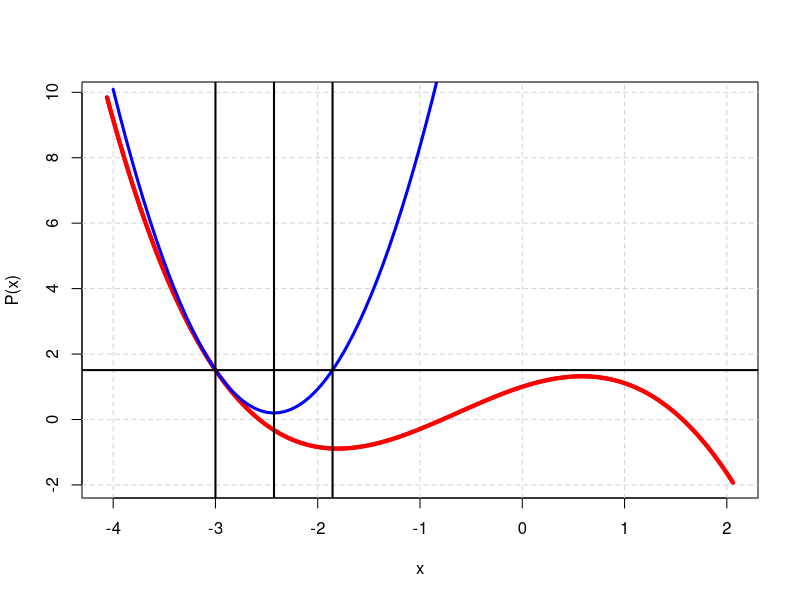

This chart was generated by the following R code: (Note: this script raises an error after producing the figure.)
## ---- chunk 1
library(polynom)
f<-polynomial(c(1,1,-.6,-.3,.01))
plot(f,xlim=c(-4,2), lwd = 4, col = "RED")
g <- deriv(f)
h <- min(solve(g))
fh <- predict(f, h)
gg <- deriv(g)
y <- -3
gp <- predict(g, y)
fp <- predict(f, y)
gy <- polynomial (c(fp - gp * y + 4 * y ^ 2, gp - 8 * y, 4))
fy <- as.function(gy)
curve(fy, from=-4, to = 2, lwd = 3, col = "BLUE", add = TRUE)
abline(v=-3, lwd = 2)
ymin <- solve(deriv(gy))
abline(h=fp, lwd = 2)
yext <- 2 * ymin - y
abline(v=yext, lwd = 2)
abline(v=ymin, lwd = 2)
## ---- chunk 2
data(ekman, package = "smacof")
delta <- as.matrix ((1-ekman) ^ 3)
w <- 1 - diag(14)
m <- 91
delta <- delta / sqrt(m /sum (w * delta ^ 2))
v <- smacofVmatR(w)
## ---- chunk 3
h10 <- smacofRelaxR(w, delta, 2, strategy = 1, xstop = FALSE)
h11 <- smacofRelaxR(w, delta, 2, strategy = 1, xstop = TRUE)
h20 <- smacofRelaxR(w, delta, 2, strategy = 2, xstop = FALSE)
h21 <- smacofRelaxR(w, delta, 2, strategy = 2, xstop = TRUE)
## ---- chunk 4
ha <- data.frame("stop_f"= c(h10$itel, h20$itel), "stop_x" = c(h11$itel, h21$itel), 
                row.names=c("rule A", "rule B"))
hb <- data.frame("stop_f"= c(h10$s, h20$s), "stop_x" = c(h11$s, h21$s), 
                row.names=c("rule A", "rule B"))
kable(list(ha,hb))
## ---- chunk 5
mga <- formatC(max(abs(smacofGradientR(h11$x, h11$b, v))), width = 15, digits = 10, format = "f")
mgb <- formatC(max(abs(smacofGradientR(h21$x, h21$b, v))), width = 15, digits = 10, format = "f")
## ---- chunk 6
par(pty="s")
x <- h21$x
d <- as.matrix(dist(x))
s <- smacofLossR (d, w, delta)
b <- smacofBmatR (d, w, delta)
vinv <- ginv (smacofVmatR (w))
z<- 2 * smacofGuttmanR (x, b, vinv) - x
plot(x, type = "n")
text(x, labels(delta)[[1]])
text(z, labels(delta)[[1]], col = "RED", cex = 1.5)
## ---- chunk 7
h20r <- smacofRelaxR(w, delta, 2, strategy = 2, xstop = FALSE, renormalize = 1)
h21r <- smacofRelaxR(w, delta, 2, strategy = 2, xstop = TRUE, renormalize = 1)
h20s <- smacofRelaxR(w, delta, 2, strategy = 2, xstop = FALSE, renormalize = 2)
h21s <- smacofRelaxR(w, delta, 2, strategy = 2, xstop = TRUE, renormalize = 2)
## ---- chunk 8
h202 <- smacofRelaxR(w, delta, 2, strategy = 3, xstop = TRUE, renormalize = 1)
h212 <- smacofRelaxR(w, delta, 2, strategy = 4, xstop = TRUE, renormalize = 1)
